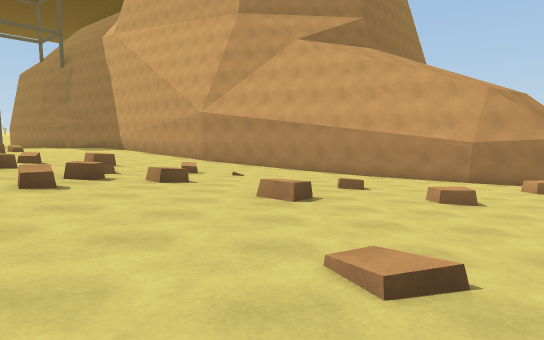
View 1 (above)

20 first-person views from a walk through a Unity game level. The camera is 1.3 m above the floor, tilts 6° down and sees 75° across. The floor is counted in squares, 2 m on a side. Each view is taken from the middle of a square. On the plan, view 1 faces up. The plan holds only what a view shows up to about 10 squares ahead; the rest is blank. The place goes on beyond the plan.

View 2
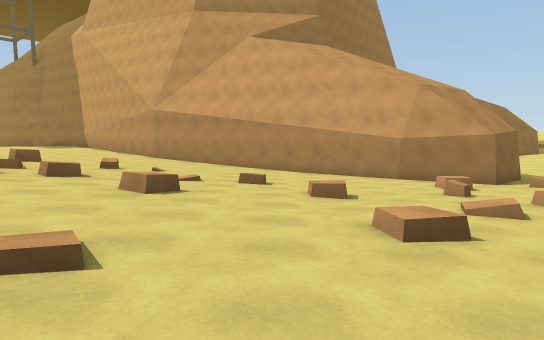

View 3
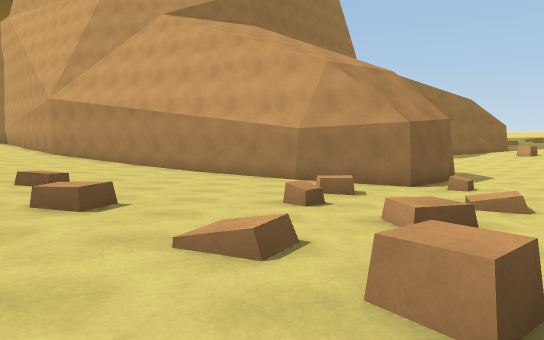

View 4
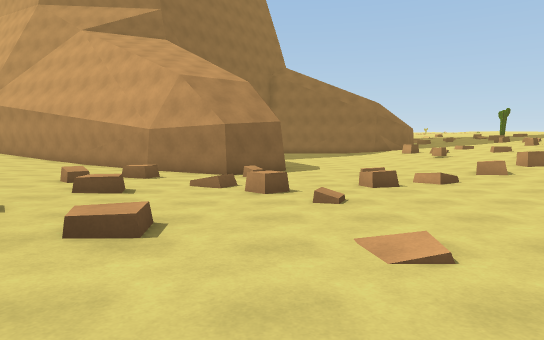

View 5
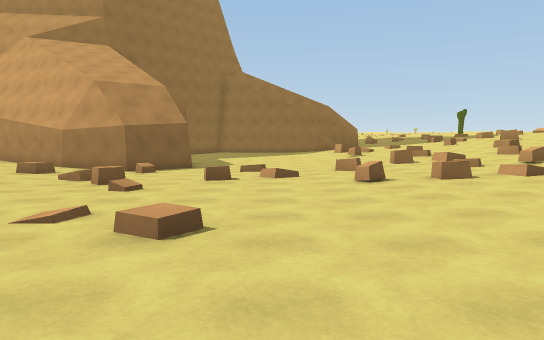

View 6
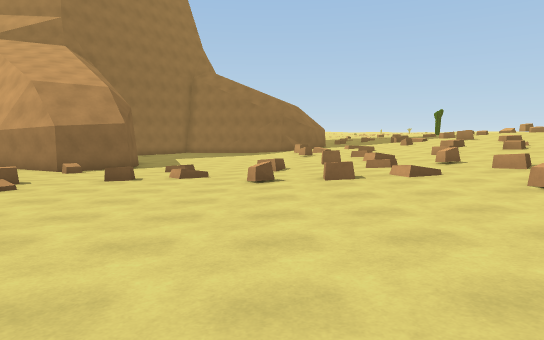

View 7
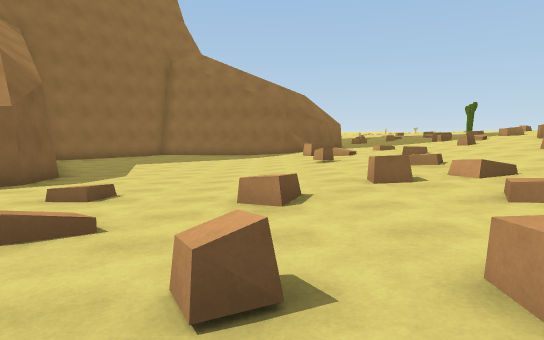

View 8
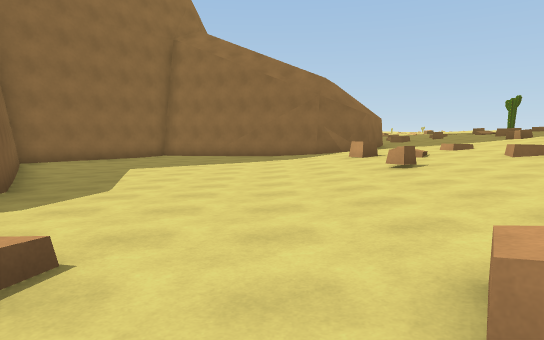

View 9
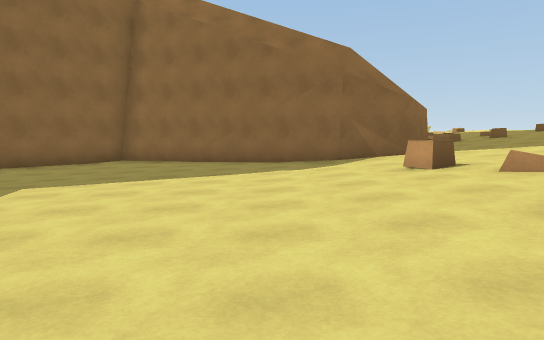

View 10
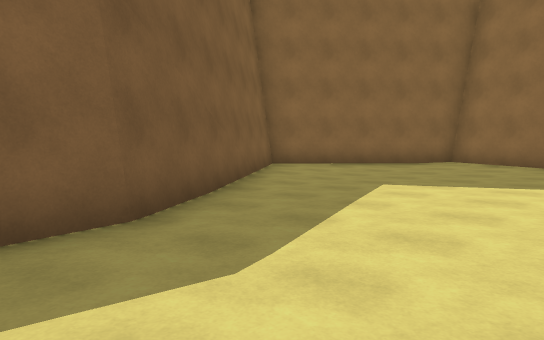

View 11
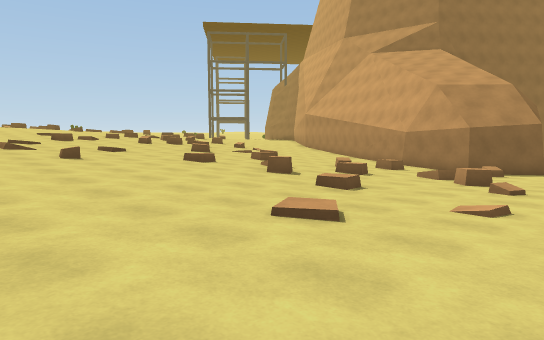

View 12
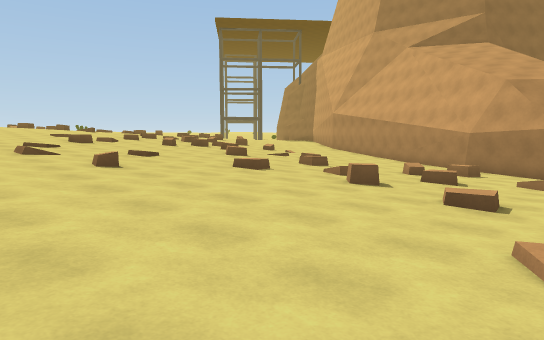

View 13
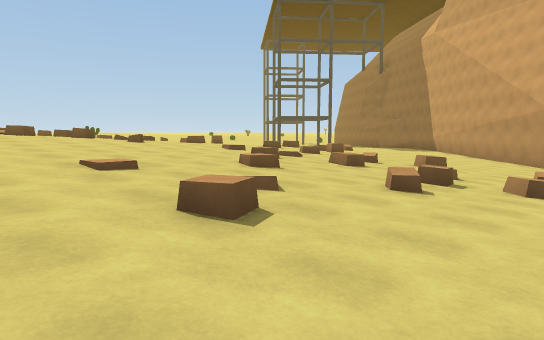

View 14
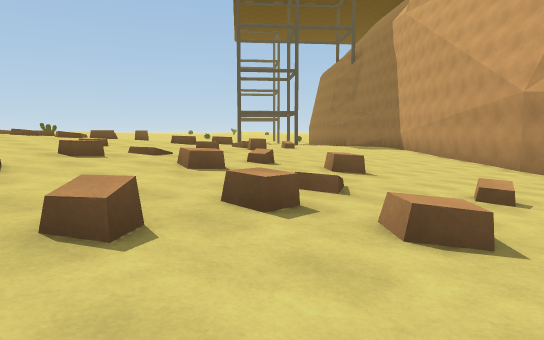

View 15
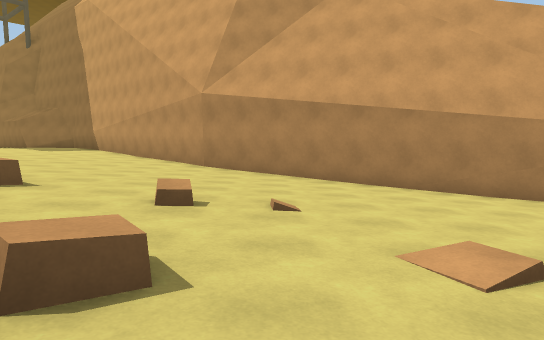

View 16
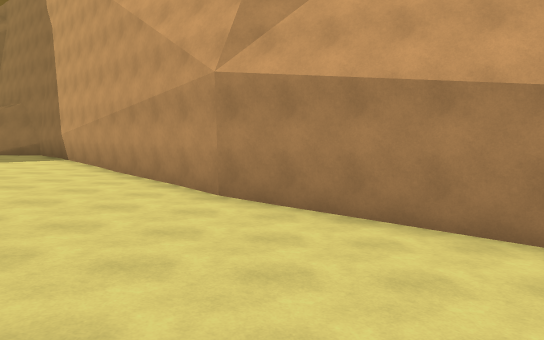

View 17
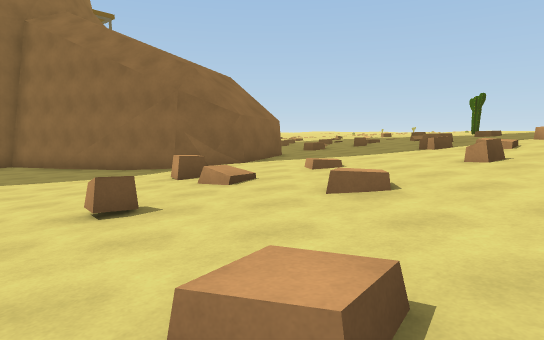

View 18
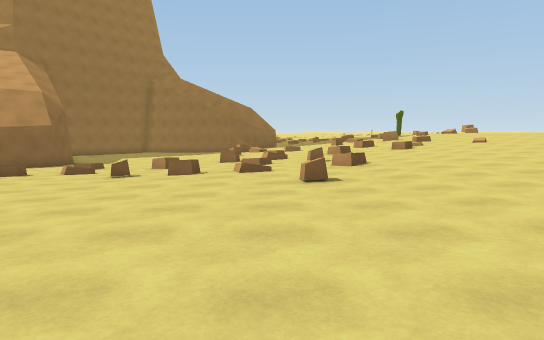

View 19
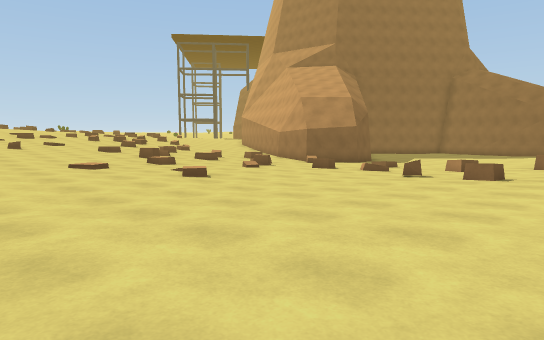

View 20
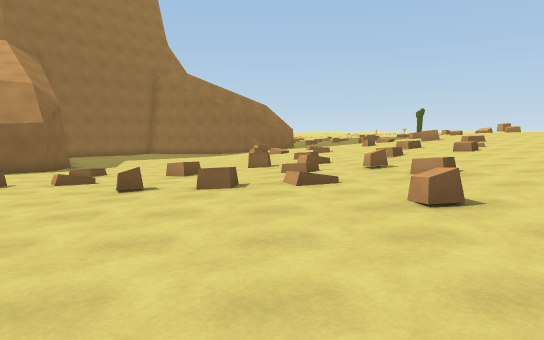

### Floor plan
Key: @ floor where view 1 was taken; # wall or solid block; . main floor; : floor 0.25 m higher than the main floor; - floor 0.25 m lower than the main floor; + floor 0.5 m higher than the main floor; _ floor 0.5 m lower than the main floor; * floor 0.75 m higher than the main floor; < floor 0.75 m lower than the main floor; % floor 1 m higher than the main floor; ( floor 1 m lower than the main floor; ! floor 1.25 m lower than the main floor; / step, stairs or slope; = window, fence, low wall or low ledge; ^ raised ledge; O other object.
Columns run from 6 left of view 1 to 19 right of it. Each row starts with its distance up from view 1.
 22               ###
 21              ##!###    #-.
 20             ##!!((######-.
 19             #!!!!(((<##-/.
 18 ##         ##!!!!(((/////.
 17 .##        ##!!!!(((<O_//.
 16 ..##        #!!!!(((/<O-/.
 15 :..###      ##!!((((/////.
 14 :.//-##      ##!((((<O_-/.
 13 :///-_###     #((((</////.
 12 :///--__###   ##((<</////.
 11 :///---_<<##   #(<<<//-/-.
 10 +=:/.--__<<#####<<<<//--..
  9 //:///--__<<<<<<<//</_^=..
  8 /////..--__</<<<<<<<^_--..
  7 /////:.-/-___</<<</<__//=.
  6 ///=/::.---___/^____=--/.=
  5 ///O::/:.--//=______//-/.:
  4 ////+:::...=--__=___---.=:
  3 ////++:::...=-/--------..:
  2 ////*++::::..---//----...:
  1 ////***+/////../..--.....:
  0  /////@/////::./......::::
 -1      %*////:::::::...::::
 -2            ++::::: :::::

Positions as (right, up) in squares from view 1, and headings:
1: (0, 0), facing up
2: (2, 0), facing up
3: (5, 2), facing up
4: (9, 0), facing up
5: (12, -1), facing up
6: (14, -1), facing up
7: (14, 4), facing up
8: (13, 7), facing up
9: (13, 11), facing up
10: (12, 11), facing up-left
11: (11, -2), facing up-left
12: (9, -2), facing up-left
13: (-1, 0), facing up-left
14: (-1, 4), facing up-left
15: (-1, 5), facing up
16: (-2, 9), facing up
17: (17, 10), facing up
18: (17, -2), facing up
19: (17, -2), facing up-left
20: (16, 0), facing up
